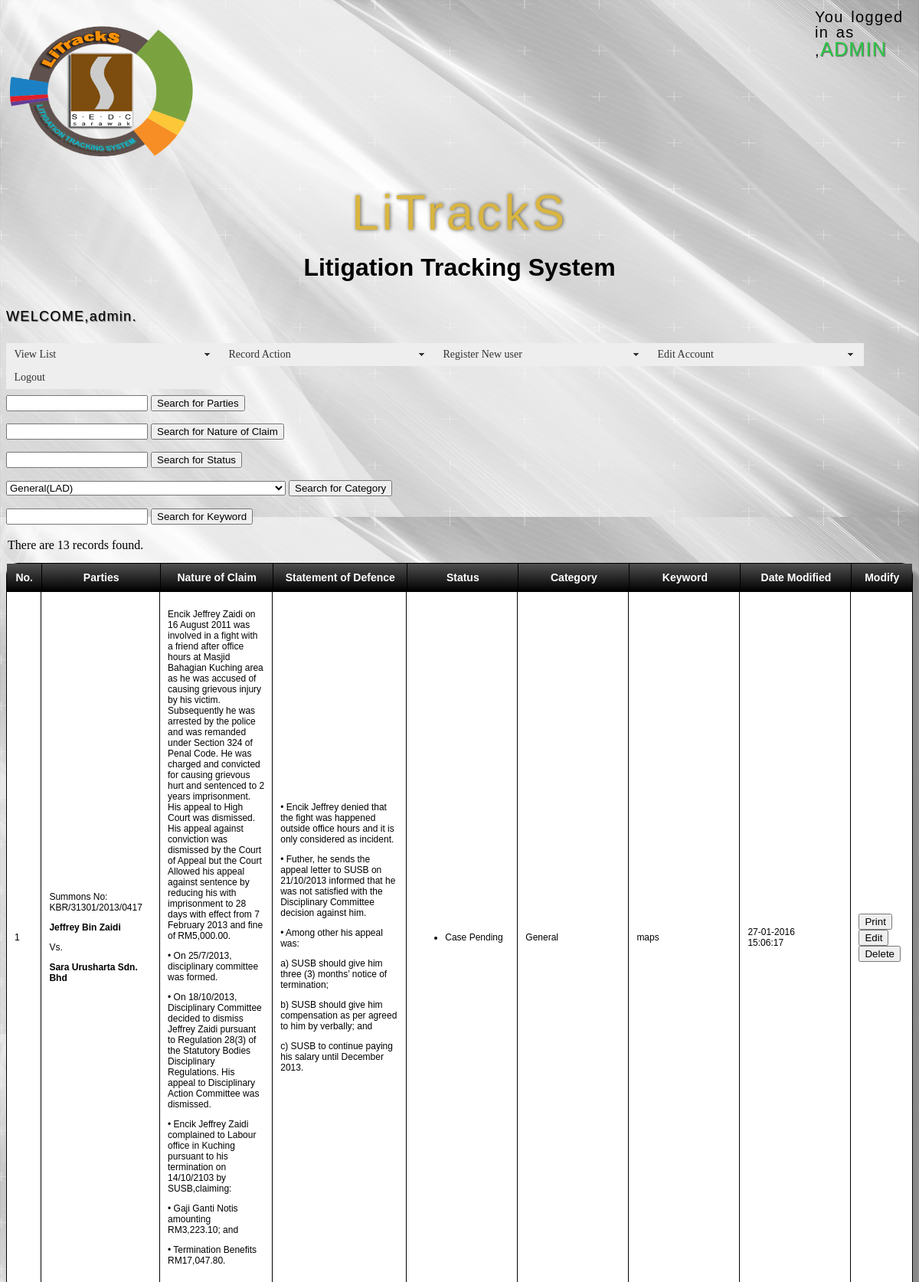
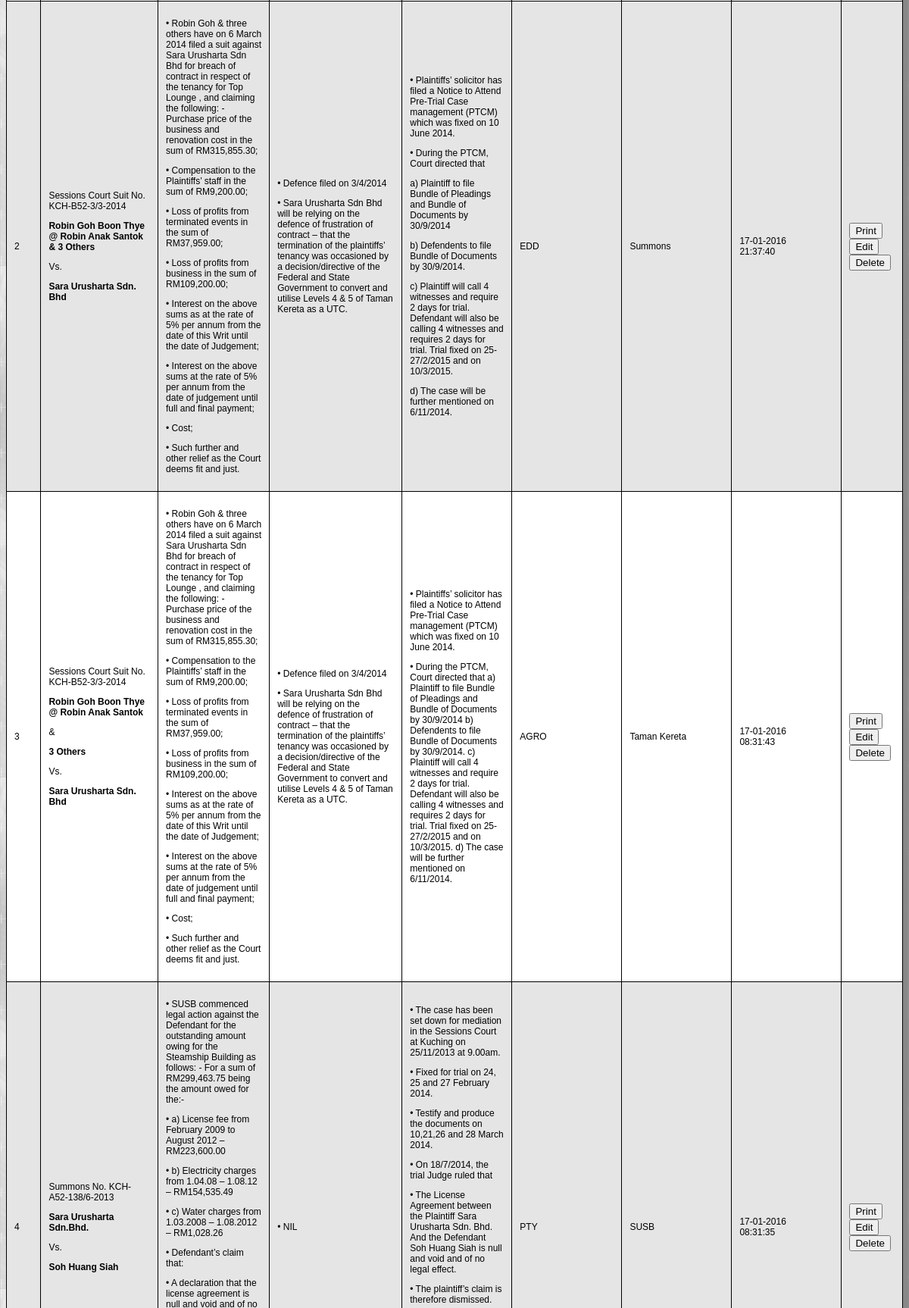
Page /page2.php (signed in, upper part) on the committed database (2 pictures, top to bottom).
### tables this page shows
CREATE TABLE `information` (
  `ID` int(11) NOT NULL,
  `debtors` varchar(9999) NOT NULL,
  `nature` varchar(9999) NOT NULL,
  `statement` varchar(9999) NOT NULL,
  `status` varchar(9999) NOT NULL,
  `Category` varchar(255) NOT NULL,
  `Keyword` varchar(255) NOT NULL,
  `DateModify` datetime NOT NULL
);

### page2.php (the view, shortened to what this page needs)
<?php require_once('Connections/localhost.php'); ?>
<?php
$logoutAction = $_SERVER['PHP_SELF']."?doLogout=true";
?>
<?php
$query_Recordset1 = "SELECT * FROM information";
$Recordset1 = mysql_query($query_Recordset1, $localhost) or die(mysql_error());
$totalRows_Recordset1 = mysql_num_rows($Recordset1);
$maxRows_Recordset1 = 10;
$pageNum_Recordset1 = 0;
$startRow_Recordset1 = $pageNum_Recordset1 * $maxRows_Recordset1;
$maxRow=$pageNum_Recordset1 * $maxRows_Recordset1 + $maxRows_Recordset1;
$DisplayNumberRow=$startRow_Recordset1+1;
$query_Recordset1 = "SELECT * FROM information ORDER BY ID DESC";
$query_limit_Recordset1 = sprintf("%s LIMIT %d, %d", $query_Recordset1,$startRow_Recordset1 , $maxRow);
$Recordset1 = mysql_query($query_limit_Recordset1, $localhost) or die(mysql_error());
$row_Recordset1 = mysql_fetch_assoc($Recordset1);
if (isset($_GET['totalRows_Recordset1'])) {
  $totalRows_Recordset1 = $_GET['totalRows_Recordset1'];
} else {
  $all_Recordset1 = mysql_query($query_Recordset1);
  $totalRows_Recordset1 = mysql_num_rows($all_Recordset1);
}
?>
<!doctype html>
<html>
<head>
<link href="TableCSSCode.css" rel="stylesheet" type="text/css" >
<link href="print.css" rel="stylesheet" type="text/css" media="print">
<link href="SpryAssets/SpryMenuBarHorizontal.css" rel="stylesheet" type="text/css">
<link href="tableDesign.css" rel="stylesheet" type="text/css">
</head>
<body>
<p><img src="SEDC Logo - Copy.png" width="249" height="210">
<p style="text-shadow:1px 0px 5px rgba(97,94,82,1);font-weight:normal;color:#D9B541;letter-spacing:3pt;word-spacing:2pt;font-size:64px;text-align:center;font-family:impact, sans-serif;line-height:1;margin:0px;padding:0px;">                                     LiTrackS</p>
  <span style="font-weight:normal;position: absolute; top: 12px; left: 1064px;color:#000000;letter-spacing:1pt;word-spacing:2pt;font-size:20px;text-align:left;font-family:arial black, sans-serif;line-height:1;"> You logged in as ,<span style="text-shadow:1px 1px 1px rgba(107,107,107,1);font-weight:normal;color:#2CC746;letter-spacing:1pt;word-spacing:2pt;font-size:25px;text-align:left;font-family:arial black, sans-serif;line-height:1;">ADMIN</span></span>
<h1 align="center" style="font-family: 'Lucida Sans Unicode', 'Lucida Grande', sans-serif"">Litigation Tracking System</h1>
<h1 align="left"><span style="text-shadow:1px 1px 1px rgba(107,107,107,1);font-weight:normal;color:#000000;letter-spacing:1pt;word-spacing:2pt;font-size:18px;text-align:left;font-family:arial black, sans-serif;line-height:1;margin:0px;padding:0px;">WELCOME,<?PHP echo $_SESSION['MM_Username'];?>.</span></h1>
<ul id="MenuBar1" class="MenuBarHorizontal">
  <li><a href="#" class="MenuBarItemSubmenu">View List</a>
  </li>
  <li><a href="#" class="MenuBarItemSubmenu">Record Action</a>
  </li>
  <li><a class="MenuBarItemSubmenu" href="#">Register New user</a>
  </li>
  <li><a href="#" class="MenuBarItemSubmenu">Edit Account</a>
  </li>
  <li><a href="<?php echo $logoutAction ?>">Logout</a></li>
</ul>
<p>&nbsp;</p>
<p>&nbsp;</p>
<form action="search.php" method="post">
  <p>
    <input name="find" type="text" id="buttonfind">
    <input type="submit" value="Search for Parties" id="buttonfind4">
  </p>
</form>
<form action="searchnature.php" method="post">
  <p>
    <input name="findnature" type="text" id="buttonfind5">
    <input type="submit" value="Search for Nature of Claim" id="buttonfind1">
</p>
</form>
<form action="searchstatus.php" method="post">
  <p>
    <input name="findstatus" type="text" id="buttonfind3">
    <input type="submit" value="Search for Status" id="buttonfind2">
  </p>
</form>
<form action="searchcategory.php" method="post">
  <select name="category">
  <option value="General">General(LAD)</option>
</select>
  <input type="submit" value="Search for Category" id="buttonfind7">
</form>
<form action="searchkeyword.php" method="post">
  <p>
    <input name="findKeyword" type="text" id="buttonfind8">
    <input type="submit" value="Search for Keyword" id="buttonfind9">
  </p>
</form>
<p>&nbsp;</p>
<table  border="1" align="center" cellpadding="2" cellspacing="0" class="CSSTableGenerator">
  <tr style="background-color:#960;" id="row1">
    <td width="17"  ><strong>No.</strong></td>
    <td width="124" ><div align="center"><strong>Parties</strong></div></td>
    <td width="117" ><div align="center"><strong>Nature of Claim</strong></div></td>
    <td width="136"  nowrap="nowrap"><div align="center"><strong>Statement of Defence</strong></div></td>
    <td width="115" ><strong>Status</strong></td>
    <td width="115" >Category</td>
    <td width="115" >Keyword</td>
    <td width="115" ><div align="center">Date Modified</div></td>
    <td id="id1" ><div align="center"><strong>Modify</strong></div></td>
  </tr>
  <?php do { ?>
  <tr>
    <td><?php echo $DisplayNumberRow++;?></td>
    <td><?php echo $row_Recordset1['debtors']; ?></td>
    <td><?php echo $row_Recordset1['nature']; ?></td>
    <td><?php echo $row_Recordset1['statement']; ?></td>
    <td><?php echo $row_Recordset1['status']; ?></td>
    <td><?php echo $row_Recordset1['Category']; ?></td>
    <td><?php echo $row_Recordset1['Keyword']; ?></td>
    <td><?php echo date("d-m-Y",strtotime($row_Recordset1['DateModify']))?><br>
    <?php echo date("H:i:s",strtotime($row_Recordset1['DateModify']))?></td>
    <td width="37" id="id2"><a href="PrintPage.php?variable=<?php  echo  $DisplayNumberRow-1;?>,<?php  echo  $row_Recordset1['ID'];?>">
	<input type="submit" name="button" id="button2" value="Print" onclick="myFunction()" >
  </a>
	   <a href="edit.php?id=<?php echo $row_Recordset1['ID']; ?>">
        <input type="submit" name="button" id="button2" value="Edit">
        </a><a href="delete.php?id=<?php echo $row_Recordset1['ID']; ?>">
        <input type="submit" name="button3" id="button3" value="Delete" onClick="return confirm('Are you sure you want to delete?');">
      </a></td>
    </tr>
  <?php } while ($row_Recordset1 = mysql_fetch_assoc($Recordset1)); ?>
</table>
<p style="position: absolute; left: 10px; top: 687px;"> There are <?php echo $totalRows_Recordset1  ?>  records found.</p>
</body>
</html>

### TableCSSCode.css (style rules this page uses)
.CSSTableGenerator { margin:0px;padding:0px; width:100%; box-shadow: 10px 10px 5px #888888; border:1px solid #000000; -moz-border-radius-bottomleft:15px; -webkit-border-bottom-left-radius:15px; border-bottom-left-radius:15px; -moz-border-radius-bottomright:15px; -webkit-border-bottom-right-radius:15px; border-bottom-right-radius:15px; -moz-border-radius-topright:15px; -webkit-border-top-right-radius:15px; border-top-right-radius:15px; -moz-border-radius-topleft:15px; -webkit-border-top-left-radius:15px; border-top-left-radius:15px; }
.CSSTableGenerator tr:nth-child(odd) { background-color:#e5e5e5; }
.CSSTableGenerator tr:nth-child(even) { background-color:#ffffff; }
.CSSTableGenerator td { vertical-align:middle; border:1px solid #000000; border-width:0px 1px 1px 0px; text-align:left; padding:10px; font-size:12px; font-family:Arial; font-weight:normal; color:#000000; }
.CSSTableGenerator tr td:last-child { border-width:0px 0px 1px 0px; }
.CSSTableGenerator tr:first-child td { background:-o-linear-gradient(bottom, #4c4c4c 5%, #000000 100%); background:-webkit-gradient( linear, left top, left bottom, color-stop(0.05, #4c4c4c), color-stop(1, #000000) ); background:-moz-linear-gradient( center top, #4c4c4c 5%, #000000 100% ); filter:progid:DXImageTransform.Microsoft.gradient(startColorstr="#4c4c4c", endColorstr="#000000"); background: -o-linear-gradient(top,#4c4c4c,000000); background-color:#4c4c4c; border:0px solid #000000; text-align:center; border-width:0px 0px 1px 1px; font-size:14px; font-family:Arial; font-weight:bold; color:#ffffff; }
.CSSTableGenerator tr:first-child td:first-child { border-width:0px 0px 1px 0px; }
.CSSTableGenerator tr:first-child td:last-child { border-width:0px 0px 1px 1px; }

### print.css (style rules this page uses)
td { font-size:12px; }
#buttonback, #buttonadd, #buttonprint, #button, #button2, #buttonfind, #buttonfind1, #buttonfind2, #button3, #buttonfind3, #button4, #button, #jumpMenu,#id1,#id2, #image1,#li1,#l2,#Category,#Modify { display:none; }
body:after { content: ; }

### SpryAssets/SpryMenuBarHorizontal.css (style rules this page uses)
ul.MenuBarHorizontal { margin: 0; padding: 0; list-style-type: none; font-size: 14px; cursor: default; width: auto; }
ul.MenuBarHorizontal li { margin: 0; padding: 0; list-style-type: none; font-size: 100%; position: relative; text-align: left; cursor: pointer; width: 20em; float: left; background-color: #F0F0F0; visibility: visible; }
ul.MenuBarHorizontal a { display: block; cursor: pointer; background-color: #EEE; padding: 0.5em 0.75em; color: #333; text-decoration: none; }
ul.MenuBarHorizontal a.MenuBarItemSubmenu { background-image: url(SpryMenuBarDown.gif); background-repeat: no-repeat; background-position: 95% 50%; }

### page2.php (style rules this page uses)
body { background-image: url(white-abstract-75-wallpaper-background-hd.jpg); background-size: contain; }

### rows in the picture
information: debtors "Summons No: KBR/31301/2013/0417 Jeffrey Bin Zaidi Vs. Sara Urusharta Sdn. Bhd", nature "Encik Jeffrey Zaidi on 16 August 2011 was involved in a fight with a friend after office hours at Masjid Bahagian Kuching area as he was accused of causing grievous injury by his victim. Subsequently he was arrested by the police and was remanded under Section 324 of Penal Code. He was charged and convicted for causing grievous hurt and sentenced to 2 years imprisonment. His appeal to High Court was dismissed. His appeal against conviction was dismissed by the Court of Appeal but the Court Allowed his appeal against sentence by reducing his with imprisonment to 28 days with effect from 7 February 2013 and fine of RM5,000.00. • On 25/7/2013, disciplinary committee was formed. • On…", statement "• Encik Jeffrey denied that the fight was happened outside office hours and it is only considered as incident. • Futher, he sends the appeal letter to SUSB on 21/10/2013 informed that he was not satisfied with the Disciplinary Committee decision against him. • Among other his appeal was: a) SUSB should give him three (3) months’ notice of termination; b) SUSB should give him compensation as per agreed to him by verbally; and c) SUSB to continue paying his salary until December 2013.", status "Case Pending", Category "General", Keyword "maps", DateModify "27-01-2016", DateModify "15:06:17"
information: debtors "Sessions Court Suit No. KCH-B52-3/3-2014 Robin Goh Boon Thye @ Robin Anak Santok & 3 Others Vs. Sara Urusharta Sdn. Bhd", nature "• Robin Goh & three others have on 6 March 2014 filed a suit against Sara Urusharta Sdn Bhd for breach of contract in respect of the tenancy for Top Lounge , and claiming the following: - Purchase price of the business and renovation cost in the sum of RM315,855.30; • Compensation to the Plaintiffs’ staff in the sum of RM9,200.00; • Loss of profits from terminated events in the sum of RM37,959.00; • Loss of profits from business in the sum of RM109,200.00; • Interest on the above sums as at the rate of 5% per annum from the date of this Writ until the date of Judgement; • Interest on the above sums at the rate of 5% per annum from the date of judgement until full and final payment; • Cost;…", statement "• Defence filed on 3/4/2014 • Sara Urusharta Sdn Bhd will be relying on the defence of frustration of contract – that the termination of the plaintiffs’ tenancy was occasioned by a decision/directive of the Federal and State Government to convert and utilise Levels 4 & 5 of Taman Kereta as a UTC.", status "• Plaintiffs’ solicitor has filed a Notice to Attend Pre-Trial Case management (PTCM) which was fixed on 10 June 2014. • During the PTCM, Court directed that a) Plaintiff to file Bundle of Pleadings and Bundle of Documents by 30/9/2014 b) Defendents to file Bundle of Documents by 30/9/2014. c) Plaintiff will call 4 witnesses and require 2 days for trial. Defendant will also be calling 4 witnesses and requires 2 days for trial. Trial fixed on 25-27/2/2015 and on 10/3/2015. d) The case will be further mentioned on 6/11/2014.", Category "EDD", Keyword "Summons", DateModify "17-01-2016", DateModify "21:37:40"
information: debtors "Sessions Court Suit No. KCH-B52-3/3-2014 Robin Goh Boon Thye @ Robin Anak Santok & 3 Others Vs. Sara Urusharta Sdn. Bhd", nature "• Robin Goh & three others have on 6 March 2014 filed a suit against Sara Urusharta Sdn Bhd for breach of contract in respect of the tenancy for Top Lounge , and claiming the following: - Purchase price of the business and renovation cost in the sum of RM315,855.30; • Compensation to the Plaintiffs’ staff in the sum of RM9,200.00; • Loss of profits from terminated events in the sum of RM37,959.00; • Loss of profits from business in the sum of RM109,200.00; • Interest on the above sums as at the rate of 5% per annum from the date of this Writ until the date of Judgement; • Interest on the above sums at the rate of 5% per annum from the date of judgement until full and final payment; • Cost;…", statement "• Defence filed on 3/4/2014 • Sara Urusharta Sdn Bhd will be relying on the defence of frustration of contract – that the termination of the plaintiffs’ tenancy was occasioned by a decision/directive of the Federal and State Government to convert and utilise Levels 4 & 5 of Taman Kereta as a UTC.", status "• Plaintiffs’ solicitor has filed a Notice to Attend Pre-Trial Case management (PTCM) which was fixed on 10 June 2014. • During the PTCM, Court directed that a) Plaintiff to file Bundle of Pleadings and Bundle of Documents by 30/9/2014 b) Defendents to file Bundle of Documents by 30/9/2014. c) Plaintiff will call 4 witnesses and require 2 days for trial. Defendant will also be calling 4 witnesses and requires 2 days for trial. Trial fixed on 25-27/2/2015 and on 10/3/2015. d) The case will be further mentioned on 6/11/2014.", Category "AGRO", Keyword "Taman Kereta", DateModify "17-01-2016", DateModify "08:31:43"
information: debtors "Summons No. KCH-A52-138/6-2013 Sara Urusharta Sdn.Bhd. Vs. Soh Huang Siah", nature "• SUSB commenced legal action against the Defendant for the outstanding amount owing for the Steamship Building as follows: - For a sum of RM299,463.75 being the amount owed for the:- • a) License fee from February 2009 to August 2012 – RM223,600.00 • b) Electricity charges from 1.04.08 – 1.08.12 – RM154,535.49 • c) Water charges from 1.03.2008 – 1.08.2012 – RM1,028.26 • Defendant’s claim that:", statement "• NIL", status "• The case has been set down for mediation in the Sessions Court at Kuching on 25/11/2013 at 9.00am. • Fixed for trial on 24, 25 and 27 February 2014. • Testify and produce the documents on 10,21,26 and 28 March 2014. • On 18/7/2014, the trial Judge ruled that • The License Agreement between the Plaintiff Sara Urusharta Sdn. Bhd. And the Defendant Soh Huang Siah is null and void and of no legal effect. • The plaintiff’s claim is therefore dismissed.", Category "PTY", Keyword "SUSB", DateModify "17-01-2016", DateModify "08:31:35"

### other values in the picture
$_SESSION['MM_Username'] "admin"
$totalRows_Recordset1 "13"
